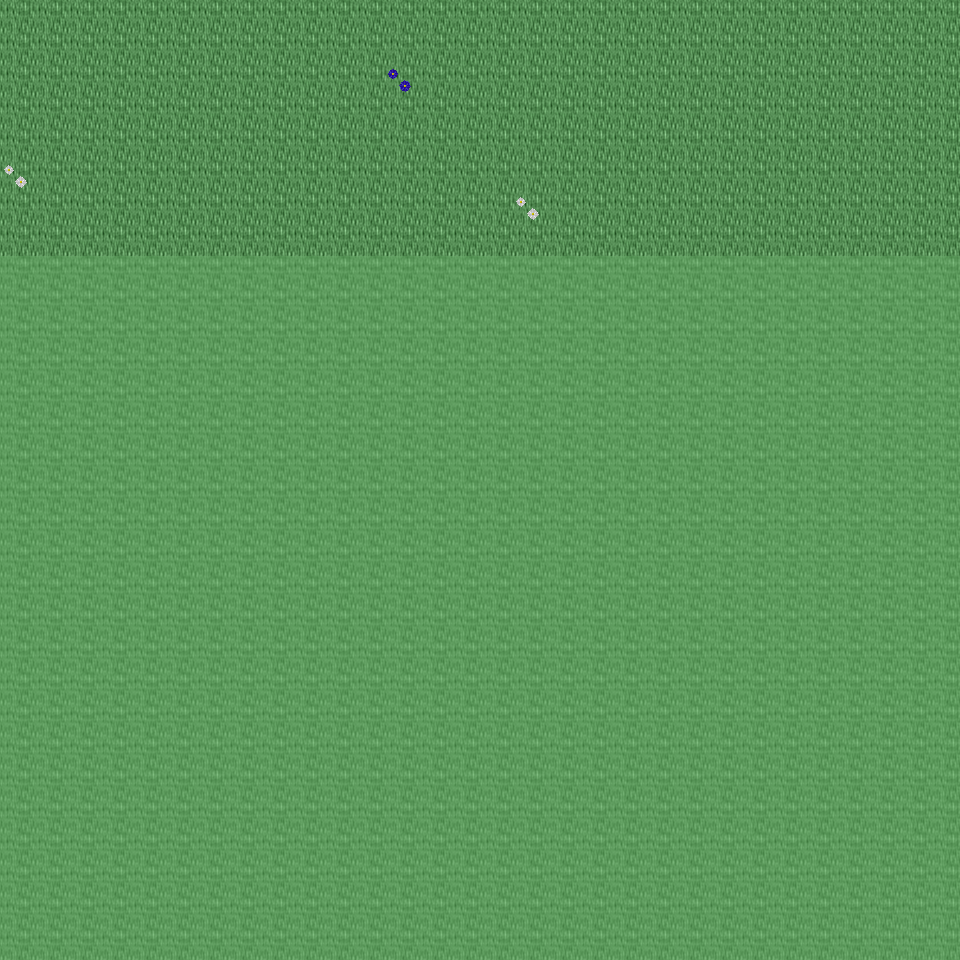

The image is a tile-based game level rendered from a .tmx file. Its description and source (layers, tilesets, objects; grid data summarised) follow:
An orthogonal 30x30 tile map with 32x32 px tiles, 6 tile layers (Ground, Object, Object2, Above, ...), 39 tilesets and 3 objects (3x mapchange).

<map version="1.0" orientation="orthogonal" renderorder="right-down" width="30" height="30" tilewidth="32" tileheight="32" nextobjectid="4">
  <tileset firstgid="1" name="tileset_ground_ground" tilewidth="32" tileheight="32" tilecount="33" columns="3">
    <image source="../drawable/tileset_ground_ground.png" width="96" height="352" />
  </tileset>
  <tileset firstgid="34" name="tileset_building_wall_old_wood" tilewidth="32" tileheight="32" tilecount="9" columns="3">
    <image source="../drawable/tileset_building_wall_old_wood.png" width="96" height="96" />
  </tileset>
  <tileset firstgid="43" name="tileset_building_fence_fence_wooden" tilewidth="32" tileheight="32" tilecount="12" columns="3">
    <image source="../drawable/tileset_building_fence_fence_wooden.png" width="96" height="128" />
  </tileset>
  <tileset firstgid="55" name="tileset_building_fence_fence_chunky" tilewidth="32" tileheight="32" tilecount="21" columns="3">
    <image source="../drawable/tileset_building_fence_fence_chunky.png" width="96" height="224" />
  </tileset>
  <tileset firstgid="76" name="tileset_plant_stump_stump_brown" tilewidth="32" tileheight="32" tilecount="4" columns="2">
    <image source="../drawable/tileset_plant_stump_stump_brown.png" width="64" height="64" />
  </tileset>
  <tileset firstgid="80" name="tileset_ground_earth_edges" tilewidth="32" tileheight="32" tilecount="18" columns="6">
    <image source="../drawable/tileset_ground_earth_edges.png" width="192" height="96" />
  </tileset>
  <tileset firstgid="98" name="tileset_ground_grass_corners" tilewidth="32" tileheight="32" tilecount="24" columns="6">
    <image source="../drawable/tileset_ground_grass_corners.png" width="192" height="128" />
  </tileset>
  <tileset firstgid="122" name="tileset_ground_grass_edges" tilewidth="32" tileheight="32" tilecount="36" columns="12">
    <image source="../drawable/tileset_ground_grass_edges.png" width="384" height="96" />
  </tileset>
  <tileset firstgid="158" name="tileset_plant_tree_apple_tree" tilewidth="32" tileheight="32" tilecount="9" columns="3">
    <image source="../drawable/tileset_plant_tree_apple_tree.png" width="96" height="96" />
  </tileset>
  <tileset firstgid="167" name="tileset_plant_tree_chestnut_tree" tilewidth="32" tileheight="32" tilecount="20" columns="4">
    <image source="../drawable/tileset_plant_tree_chestnut_tree.png" width="128" height="160" />
  </tileset>
  <tileset firstgid="187" name="tileset_plant_tree_crack_willow" tilewidth="32" tileheight="32" tilecount="20" columns="4">
    <image source="../drawable/tileset_plant_tree_crack_willow.png" width="128" height="160" />
  </tileset>
  <tileset firstgid="207" name="tileset_furniture_chair_bench_iron" tilewidth="32" tileheight="32" tilecount="4" columns="2">
    <image source="../drawable/tileset_furniture_chair_bench_iron.png" width="64" height="64" />
  </tileset>
  <tileset firstgid="211" name="tileset_furniture_chair_bench_iron_reverse" tilewidth="32" tileheight="32" tilecount="4" columns="2">
    <image source="../drawable/tileset_furniture_chair_bench_iron_reverse.png" width="64" height="64" />
  </tileset>
  <tileset firstgid="215" name="tileset_object_hay_cart" tilewidth="32" tileheight="32" tilecount="1" columns="1">
    <image source="../drawable/tileset_object_hay_cart.png" width="32" height="32" />
  </tileset>
  <tileset firstgid="216" name="tileset_building_wall_walls_siding" tilewidth="32" tileheight="32" tilecount="16" columns="4">
    <image source="../drawable/tileset_building_wall_walls_siding.png" width="128" height="128" />
  </tileset>
  <tileset firstgid="232" name="tileset_building_roof_brown" tilewidth="32" tileheight="32" tilecount="20" columns="5">
    <image source="../drawable/tileset_building_roof_brown.png" width="160" height="128" />
  </tileset>
  <tileset firstgid="252" name="tileset_building_door_door" tilewidth="32" tileheight="32" tilecount="6" columns="3">
    <image source="../drawable/tileset_building_door_door.png" width="96" height="64" />
  </tileset>
  <tileset firstgid="258" name="tileset_item_tools" tilewidth="32" tileheight="32" tilecount="9" columns="3">
    <image source="../drawable/tileset_item_tools.png" width="96" height="96" />
  </tileset>
  <tileset firstgid="267" name="tileset_ground_cobbled_paving" tilewidth="32" tileheight="32" tilecount="1" columns="1">
    <image source="../drawable/tileset_ground_cobbled_paving.png" width="32" height="32" />
  </tileset>
  <tileset firstgid="268" name="tileset_item_bazaar_produce" tilewidth="32" tileheight="32" tilecount="4" columns="2">
    <image source="../drawable/tileset_item_bazaar_produce.png" width="64" height="64" />
  </tileset>
  <tileset firstgid="272" name="tileset_item_sacks" tilewidth="32" tileheight="32" tilecount="2" columns="2">
    <image source="../drawable/tileset_item_sacks.png" width="64" height="32" />
  </tileset>
  <tileset firstgid="274" name="tileset_building_barnyard" tilewidth="32" tileheight="32" tilecount="200" columns="8">
    <image source="../drawable/tileset_building_barnyard.png" width="256" height="800" />
  </tileset>
  <tileset firstgid="474" name="tileset_plant_flower_planted_containers" tilewidth="32" tileheight="32" tilecount="16" columns="4">
    <image source="../drawable/tileset_plant_flower_planted_containers.png" width="128" height="128" />
  </tileset>
  <tileset firstgid="490" name="tileset_furniture_chair_wooden_rustic" tilewidth="32" tileheight="32" tilecount="8" columns="4">
    <image source="../drawable/tileset_furniture_chair_wooden_rustic.png" width="128" height="64" />
  </tileset>
  <tileset firstgid="498" name="tileset_furniture_table_brick_base" tilewidth="32" tileheight="32" tilecount="3" columns="3">
    <image source="../drawable/tileset_furniture_table_brick_base.png" width="96" height="32" />
  </tileset>
  <tileset firstgid="501" name="tileset_building_stairs_wooden_stairs" tilewidth="32" tileheight="32" tilecount="9" columns="3">
    <image source="../drawable/tileset_building_stairs_wooden_stairs.png" width="96" height="96" />
  </tileset>
  <tileset firstgid="510" name="tileset_plant_tree_maple_tree" tilewidth="32" tileheight="32" tilecount="72" columns="8">
    <image source="../drawable/tileset_plant_tree_maple_tree.png" width="256" height="288" />
  </tileset>
  <tileset firstgid="582" name="tileset_building_decoration_chimney_big" tilewidth="32" tileheight="32" tilecount="2" columns="1">
    <image source="../drawable/tileset_building_decoration_chimney_big.png" width="32" height="64" />
  </tileset>
  <tileset firstgid="584" name="tileset_logic_collision" tilewidth="32" tileheight="32" tilecount="1" columns="1">
    <image source="../drawable/tileset_logic_collision.png" width="32" height="32" />
  </tileset>
  <tileset firstgid="585" name="tileset_plant_bush_bushes" tilewidth="32" tileheight="32" tilecount="10" columns="5">
    <image source="../drawable/tileset_plant_bush_bushes.png" width="160" height="64" />
  </tileset>
  <tileset firstgid="595" name="tileset_plant_flower_daisy_blue" tilewidth="32" tileheight="32" tilecount="8" columns="2">
    <image source="../drawable/tileset_plant_flower_daisy_blue.png" width="64" height="128" />
  </tileset>
  <tileset firstgid="603" name="tileset_plant_flower_daisy_red" tilewidth="32" tileheight="32" tilecount="8" columns="2">
    <image source="../drawable/tileset_plant_flower_daisy_red.png" width="64" height="128" />
  </tileset>
  <tileset firstgid="611" name="tileset_plant_flower_daisy_white" tilewidth="32" tileheight="32" tilecount="8" columns="2">
    <image source="../drawable/tileset_plant_flower_daisy_white.png" width="64" height="128" />
  </tileset>
  <tileset firstgid="619" name="tileset_plant_flower_daisy_yellow" tilewidth="32" tileheight="32" tilecount="8" columns="2">
    <image source="../drawable/tileset_plant_flower_daisy_yellow.png" width="64" height="128" />
  </tileset>
  <tileset firstgid="627" name="tileset_plant_tree_tree_darkgreen" tilewidth="32" tileheight="32" tilecount="88" columns="8">
    <image source="../drawable/tileset_plant_tree_tree_darkgreen.png" width="256" height="352" />
  </tileset>
  <tileset firstgid="715" name="tileset_ground_green_paving" tilewidth="32" tileheight="32" tilecount="18" columns="3">
    <image source="../drawable/tileset_ground_green_paving.png" width="96" height="192" />
  </tileset>
  <tileset firstgid="733" name="tileset_item_hen_nest" tilewidth="32" tileheight="32" tilecount="1" columns="1">
    <image source="../drawable/tileset_item_hen_nest.png" width="32" height="32" />
  </tileset>
  <tileset firstgid="734" name="tileset_item_firewood" tilewidth="32" tileheight="32" tilecount="12" columns="3">
    <image source="../drawable/tileset_item_firewood.png" width="96" height="128" />
  </tileset>
  <tileset firstgid="746" name="tileset_furniture_sink_manger" tilewidth="32" tileheight="32" tilecount="18" columns="6">
    <image source="../drawable/tileset_furniture_sink_manger.png" width="192" height="96" />
  </tileset>
  <layer name="Ground" width="30" height="30">
    <data>[900 cells, 240 non-empty, 1 distinct tile ids]</data>
  </layer>
  <layer name="Object" width="30" height="30">
    <data>[900 cells, 3 non-empty, 2 distinct tile ids]</data>
  </layer>
  <layer name="Object2" width="30" height="30">
    <data>[900 cells, 0 non-empty, 0 distinct tile ids]</data>
  </layer>
  <layer name="Above" width="30" height="30">
    <data>[900 cells, 0 non-empty, 0 distinct tile ids]</data>
  </layer>
  <layer name="Above2" width="30" height="30">
    <data>[900 cells, 0 non-empty, 0 distinct tile ids]</data>
  </layer>
  <layer name="Walkable" width="30" height="30">
    <data>[900 cells, 660 non-empty, 1 distinct tile ids]</data>
  </layer>
  <objectgroup name="MapEvents">
    <object id="1" name="north" type="mapchange" x="0" y="0" width="960" height="32">
      <properties>
        <property name="map" value="0_ados_mountain_n2_w2_x3_y3" />
        <property name="place" value="south" />
      </properties>
    </object>
    <object id="2" name="west" type="mapchange" x="0" y="0" width="32" height="256">
      <properties>
        <property name="map" value="0_ados_mountain_n2_w2_x2_y4" />
        <property name="place" value="east" />
      </properties>
    </object>
    <object id="3" name="east" type="mapchange" x="928" y="0" width="32" height="256">
      <properties>
        <property name="map" value="0_ados_mountain_n2_w2_x4_y4" />
        <property name="place" value="west" />
      </properties>
    </object>
  </objectgroup>
</map>
